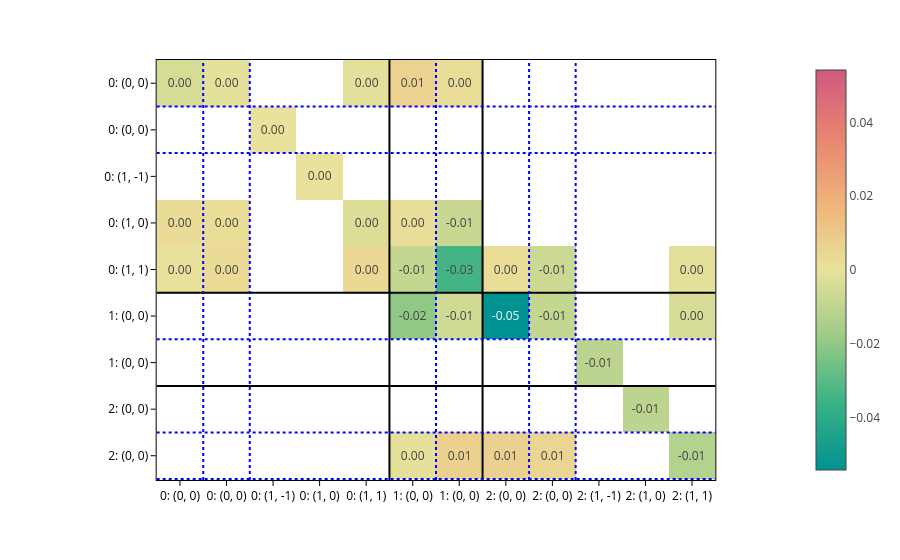

The code cell stored with this chart in its notebook:
### Markdown cell above
And plot the obtained matrices:

### Code cell
matrix = processor.matrix_from_data(
    data,
    predictions={"node_labels": node_labels, "edge_labels": edge_labels},
)

plot_basis_matrix(
    matrix[0]*100,
    config1,
    point_lines={"color": "black"},
    basis_lines={"color": "blue"},
    colorscale="temps",
    text=".2f",
    basis_labels=True,
).show()

### Figure 1 — Plotly figure (JSON) as saved in the notebook; plotly's stock layout.template omitted (floating-point values rounded to 4 significant figures)
{"data": [{"coloraxis": "coloraxis", "hovertemplate": "x: %{x}<br>y: %{y}<br>color: %{z}<extra></extra>", "name": "0", "texttemplate": "%{z:.2f}", "type": "heatmap", "xaxis": "x", "yaxis": "y", "z": [[-0.004725, -0.001062, null, null, -0.001728, 0.006233, 0.001822, null, null, null, null, null], [null, null, 9.299e-05, null, null, null, null, null, null, null, null, null], [null, null, null, 9.299e-05, null, null, null, null, null, null, null, null], [0.00258, 0.001993, null, null, -0.003132, 0.001538, -0.007733, null, null, null, null, null], [-0.0004655, 0.002369, null, null, 0.00341, -0.008639, -0.03395, 0.00209, -0.007082, null, null, -0.001235], [null, null, null, null, null, -0.02005, -0.006018, -0.05425, -0.008999, null, null, -0.004163], [null, null, null, null, null, null, null, null, null, -0.01065, null, null], [null, null, null, null, null, null, null, null, null, null, -0.01065, null], [null, null, null, null, null, -0.0008532, 0.007214, 0.006744, 0.005266, null, null, -0.01269]]}], "layout": {"coloraxis": {"cmid": 0, "colorscale": [[0, "rgb(0, 147, 146)"], [0.1667, "rgb(57, 177, 133)"], [0.3333, "rgb(156, 203, 134)"], [0.5, "rgb(233, 226, 156)"], [0.6667, "rgb(238, 180, 121)"], [0.8333, "rgb(232, 132, 113)"], [1, "rgb(207, 89, 126)"]]}, "margin": {"t": 60}, "shapes": [{"line": {"color": "black"}, "type": "line", "x0": 0, "x1": 1, "xref": "x domain", "y0": 4.5, "y1": 4.5, "yref": "y"}, {"line": {"color": "black"}, "type": "line", "x0": 4.5, "x1": 4.5, "xref": "x", "y0": 0, "y1": 1, "yref": "y domain"}, {"line": {"color": "black"}, "type": "line", "x0": 0, "x1": 1, "xref": "x domain", "y0": 6.5, "y1": 6.5, "yref": "y"}, {"line": {"color": "black"}, "type": "line", "x0": 6.5, "x1": 6.5, "xref": "x", "y0": 0, "y1": 1, "yref": "y domain"}, {"line": {"color": "blue", "dash": "dot"}, "type": "line", "x0": 0, "x1": 1, "xref": "x domain", "y0": 0.5, "y1": 0.5, "yref": "y"}, {"line": {"color": "blue", "dash": "dot"}, "type": "line", "x0": 0.5, "x1": 0.5, "xref": "x", "y0": 0, "y1": 1, "yref": "y domain"}, {"line": {"color": "blue", "dash": "dot"}, "type": "line", "x0": 0, "x1": 1, "xref": "x domain", "y0": 1.5, "y1": 1.5, "yref": "y"}, {"line": {"color": "blue", "dash": "dot"}, "type": "line", "x0": 1.5, "x1": 1.5, "xref": "x", "y0": 0, "y1": 1, "yref": "y domain"}, {"line": {"color": "blue", "dash": "dot"}, "type": "line", "x0": 0, "x1": 1, "xref": "x domain", "y0": 5.5, "y1": 5.5, "yref": "y"}, {"line": {"color": "blue", "dash": "dot"}, "type": "line", "x0": 5.5, "x1": 5.5, "xref": "x", "y0": 0, "y1": 1, "yref": "y domain"}, {"line": {"color": "blue", "dash": "dot"}, "type": "line", "x0": 0, "x1": 1, "xref": "x domain", "y0": 7.5, "y1": 7.5, "yref": "y"}, {"line": {"color": "blue", "dash": "dot"}, "type": "line", "x0": 7.5, "x1": 7.5, "xref": "x", "y0": 0, "y1": 1, "yref": "y domain"}, {"line": {"color": "blue", "dash": "dot"}, "type": "line", "x0": 0, "x1": 1, "xref": "x domain", "y0": 8.5, "y1": 8.5, "yref": "y"}, {"line": {"color": "blue", "dash": "dot"}, "type": "line", "x0": 8.5, "x1": 8.5, "xref": "x", "y0": 0, "y1": 1, "yref": "y domain"}], "xaxis": {"anchor": "y", "constrain": "domain", "domain": [0, 1], "scaleanchor": "y", "ticktext": ["0: (0, 0)", "0: (0, 0)", "0: (1, -1)", "0: (1, 0)", "0: (1, 1)", "1: (0, 0)", "1: (0, 0)", "2: (0, 0)", "2: (0, 0)", "2: (1, -1)", "2: (1, 0)", "2: (1, 1)"], "tickvals": [0, 1, 2, 3, 4, 5, 6, 7, 8, 9, 10, 11]}, "yaxis": {"anchor": "x", "autorange": "reversed", "constrain": "domain", "domain": [0, 1], "ticktext": ["0: (0, 0)", "0: (0, 0)", "0: (1, -1)", "0: (1, 0)", "0: (1, 1)", "1: (0, 0)", "1: (0, 0)", "2: (0, 0)", "2: (0, 0)", "2: (1, -1)", "2: (1, 0)", "2: (1, 1)"], "tickvals": [0, 1, 2, 3, 4, 5, 6, 7, 8, 9, 10, 11]}}}
